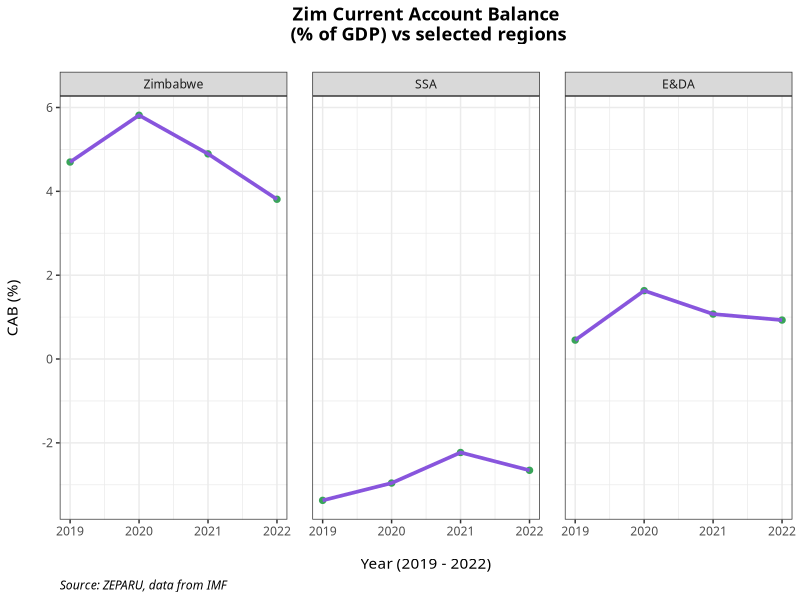

The R script that drew this image:
## ---- chunk 1
knitr::opts_chunk$set(echo = TRUE)
## ---- chunk 2
library(tidyverse)
library(haven)
library(readxl)
library(ggthemes)
## ---- chunk 3
data <- read_xlsx("CAB data.xlsx") %>% 
  mutate(country = as_factor(Country))
## ---- chunk 4
g1 <- data %>% ggplot(aes(x = Year, y = `CA Balance`))+
  geom_point(color = "#39a459", size = 1.85)+
  geom_line(color = "#8855dd", size = 1.25)+
  theme_bw()+
  facet_wrap( ~country)+
  labs(x= "\nYear (2019 - 2022)",
       y = "CAB (%)\n",
       title = "Zim Current Account Balance\n (% of GDP) vs selected regions\n",
       caption = "Source: ZEPARU, data from IMF")+
  theme(panel.spacing = unit(1.25, "lines"),
        plot.title = element_text(hjust = 0.5, face = "bold"),
        plot.caption = element_text(hjust = 0, face = "italic"),
        text = element_text(family = "TT"))
## ---- chunk 5
ggsave("ca_balances_graph.png", g1, height = 3, width = 4, units = "in", dpi = 500)
